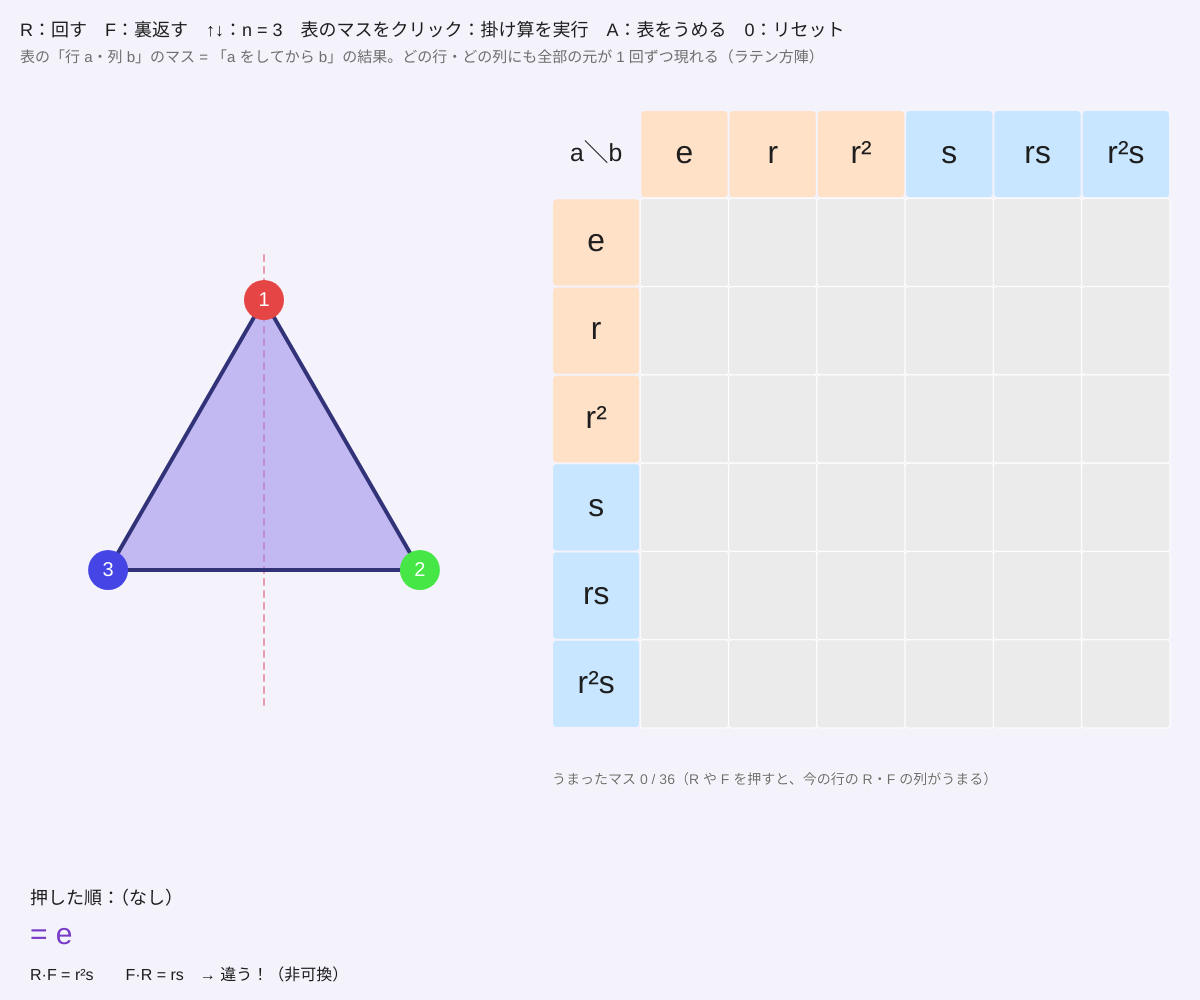
Frame 1 (no input)
Frame 60 (no input): identical to frame 1, image omitted
Frame 120 (the mouse pressed at the canvas centre since frame 60): identical to frame 1, image omitted

The p5.js sketch that drew this single still picture (run headless with seeded random() and noise() and a simulated clock; from frame 60 on, the mouse is pressed at the canvas centre):

// p5.js sketch
// ── sketch.js
// ============================================
// 01 二面体群 Dₙ
// 正 n 角形の対称性は 2 つの操作 R（360°/n 回す）と F（たて軸で裏返す）の組み合わせで全部つくれる
//   2n 個の元を表にしたものがケイリー表。R·F と F·R は違う → 順番が大事（非可換）
// R = 回す / F = 裏返す / ↑↓ = n（3〜6）/ 表のマスをクリック = その掛け算を実行 / A = 表を全部うめる / 0 = リセット
// ============================================

let n = 3;               // ★ 角の数
let g = [0, 0];          // 今の元 [k, f] = rᵏ sᶠ（関数として「まず sᶠ、次に rᵏ」）
let word = [];           // 押したキーの列
let filled = {};         // うまった表のマス "i,j"
let anim = null;         // 見た目のアニメーション
let shown = [0, 0];      // アニメーション開始時の元
let hover = null;
let autoFill = false;

function setup() {
  createCanvas(windowWidth, windowHeight);
  textFont('sans-serif');
}

// 元の番号 ↔ [k, f]：0..n-1 が回転、n..2n-1 が鏡映
function el(i) { return [i % n, i < n ? 0 : 1]; }
function idx(e) { return e[0] + e[1] * n; }
// 「x をしてから y」= 関数の合成 y∘x。rᵃsᵇ · rᵏsᶠ = rᵃ⁺⁽±ᵏ⁾ sᵇ⁺ᶠ（s が r を逆向きにする）
function then(x, y) { return [(((y[0] + (y[1] ? -x[0] : x[0])) % n) + n) % n, (x[1] + y[1]) % 2]; }
function name(e) { return e[0] === 0 && !e[1] ? 'e' : (e[0] ? 'r' + (e[0] > 1 ? sup(e[0]) : '') : '') + (e[1] ? 's' : ''); }
function sup(k) { return '⁰¹²³⁴⁵⁶⁷⁸⁹'[k]; }
const R_ = [1, 0], F_ = [0, 1];

function draw() {
  background(244, 242, 250);
  if (autoFill && frameCount % 4 === 0) {
    let N = 2 * n, todo = [];
    for (let i = 0; i < N * N; i++) if (!filled[floor(i / N) + ',' + (i % N)]) todo.push(i);
    if (todo.length) filled[floor(todo[0] / N) + ',' + (todo[0] % N)] = true; else autoFill = false;
  }
  let cx = width * 0.22, cy = height * 0.48, R0 = min(width * 0.15, height * 0.25);
  drawPolygon(cx, cy, R0);

  // 文字
  noStroke();
  fill(30);
  textSize(18);
  text('R：回す　F：裏返す　↑↓：n = ' + n + '　表のマスをクリック：掛け算を実行　A：表をうめる　0：リセット', 20, 36);
  fill(110);
  textSize(15);
  text('表の「行 a・列 b」のマス = 「a をしてから b」の結果。どの行・どの列にも全部の元が 1 回ずつ現れる（ラテン方陣）', 20, 62);
  textSize(18);
  fill(30);
  let wtxt = word.slice(-16).join('·');
  text('押した順：' + (wtxt || '（なし）'), 30, height - 96);
  textSize(30);
  fill(120, 60, 200);
  text('= ' + name(g), 30, height - 56);
  // R·F と F·R の比較
  fill(30);
  textSize(16);
  text('R·F = ' + name(then(R_, F_)) + '　　F·R = ' + name(then(F_, R_)) + (n > 2 ? '　→ 違う！（非可換）' : ''), 30, height - 20);

  drawTable();
}

// 番号つきの正 n 角形（アニメーションつき）
function drawPolygon(cx, cy, R0) {
  let a0 = shown, a1 = g, t = 1;
  if (anim) { anim.t = min(1, anim.t + 0.06); t = anim.t * anim.t * (3 - 2 * anim.t); if (anim.t >= 1) anim = null; }
  // 頂点 i の位置：元 [k, f] は角度 θ を (f ? π - θ : θ) にしてから k 段回す
  let pos = (e, i) => {
    let th = -HALF_PI + (i * TWO_PI) / n;
    if (e[1]) th = PI - th;                          // たて軸で裏返す（-π/2 の軸）
    th += (e[0] * TWO_PI) / n;
    return th;
  };
  stroke(0, 30); strokeWeight(3); fill(0, 8);
  beginShape();
  for (let i = 0; i < n; i++) vertex(cx + R0 * cos(-HALF_PI + (i * TWO_PI) / n), cy + R0 * sin(-HALF_PI + (i * TWO_PI) / n));
  endShape(CLOSE);
  stroke(220, 60, 90, 120); strokeWeight(2);
  drawingContext.setLineDash([6, 6]);
  line(cx, cy - R0 * 1.25, cx, cy + R0 * 1.25);      // F の軸
  drawingContext.setLineDash([]);
  let pts = [];
  for (let i = 0; i < n; i++) {
    let A = pos(a0, i), B = pos(a1, i);
    let d = atan2(sin(B - A), cos(B - A));           // 近い向きに回す
    if (anim && anim.flip) {                         // 裏返しは x 座標だけ反転して見せる
      let x0 = cos(A), x1 = cos(B), y = sin(A);
      pts.push([cx + R0 * lerp(x0, x1, t), cy + R0 * lerp(y, sin(B), t)]);
    } else pts.push([cx + R0 * cos(A + d * t), cy + R0 * sin(A + d * t)]);
  }
  stroke(50, 50, 120); strokeWeight(4); fill(150, 130, 240, 120);
  beginShape();
  for (let p of pts) vertex(p[0], p[1]);
  endShape(CLOSE);
  for (let i = 0; i < n; i++) {
    noStroke();
    colorMode(HSB); fill((i * 360) / n, 70, 90); colorMode(RGB);
    circle(pts[i][0], pts[i][1], 40);
    fill(255); textAlign(CENTER, CENTER); textSize(20);
    text(i + 1, pts[i][0], pts[i][1]);
    textAlign(LEFT, BASELINE);
  }
}

// ケイリー表（行 a・列 b に「a をしてから b」）
function drawTable() {
  let N = 2 * n;
  let x0 = width * 0.46, y0 = 110;
  let cs = min((width - x0 - 30) / (N + 1), (height - 250) / (N + 1));
  hover = null;
  textAlign(CENTER, CENTER);
  for (let i = -1; i < N; i++) for (let j = -1; j < N; j++) {
    let x = x0 + (j + 1) * cs, y = y0 + (i + 1) * cs;
    if (i < 0 && j < 0) { fill(30); textSize(cs * 0.28); text('a＼b', x + cs / 2, y + cs / 2); continue; }
    if (i < 0 || j < 0) {
      let e = el(i < 0 ? j : i);
      fill(e[1] ? color(200, 230, 255) : color(255, 225, 200)); noStroke();
      rect(x + 1, y + 1, cs - 2, cs - 2, 4);
      fill(30); textSize(cs * 0.36); text(name(e), x + cs / 2, y + cs / 2);
      continue;
    }
    let p = then(el(i), el(j));
    let on = filled[i + ',' + j];
    let over = mouseX > x && mouseX < x + cs && mouseY > y && mouseY < y + cs;
    if (over) hover = [i, j];
    stroke(255); strokeWeight(1);
    if (on) { colorMode(HSB); fill(p[1] ? 200 + p[0] * 25 : 20 + p[0] * 25, 45, 95); colorMode(RGB); }
    else fill(over ? 225 : 235);
    rect(x, y, cs, cs, 3);
    if (on) { noStroke(); fill(30); textSize(cs * 0.36); text(name(p), x + cs / 2, y + cs / 2); }
  }
  textAlign(LEFT, BASELINE);
  if (hover) {
    let [i, j] = hover;
    fill(30); noStroke(); textSize(18);
    text(name(el(i)) + ' をしてから ' + name(el(j)) + '  =  ' + name(then(el(i), el(j))), x0, y0 + (N + 1) * cs + 30);
  }
  let cnt = Object.keys(filled).length;
  fill(110); textSize(14);
  text('うまったマス ' + cnt + ' / ' + N * N + '（R や F を押すと、今の行の R・F の列がうまる）', x0, y0 + (N + 1) * cs + 56);
}

function apply(op, label) {
  filled[idx(g) + ',' + idx(op)] = true;
  shown = g;
  anim = { t: 0, flip: op[1] === 1 && op[0] === 0 };
  g = then(g, op);
  word.push(label);
}

function keyPressed() {
  if (key === 'r' || key === 'R') apply(R_, 'R');
  if (key === 'f' || key === 'F') apply(F_, 'F');
  if (key === UP_ARROW || key === DOWN_ARROW) { n = constrain(n + (key === UP_ARROW ? 1 : -1), 3, 6); resetAll(); }
  if (key === 'a' || key === 'A') autoFill = !autoFill;
  if (key === '0') resetAll();
  return false;
}
function resetAll() { g = [0, 0]; shown = [0, 0]; word = []; filled = {}; anim = null; }

function mousePressed() {
  if (!hover) return;
  let [i, j] = hover;
  filled[i + ',' + j] = true;
  // e から a を実行 → b を実行、の 2 段階を見せる
  g = el(i); word = [name(el(i)), name(el(j))];
  shown = g; g = then(el(i), el(j)); anim = { t: 0, flip: false };
}

// ---------- やってみよう ----------
// 1. R を n 回、F を 2 回 → e。R F R F は？（F R F = R⁻¹ になる）
// 2. 表の対角線（a·a）を見て、e になる元を数えよう。鏡映はすべて「2 回で e」
// 3. n = 4 の表で、左上 4×4（回転だけ）は閉じている = 部分群（→ 05）
// 4. R·F と F·R の違いを、番号 1 の行き先で説明してみよう
// 5. どの行・列にも全部の元が 1 回ずつ。なぜ？（ヒント：逆元があるから）
